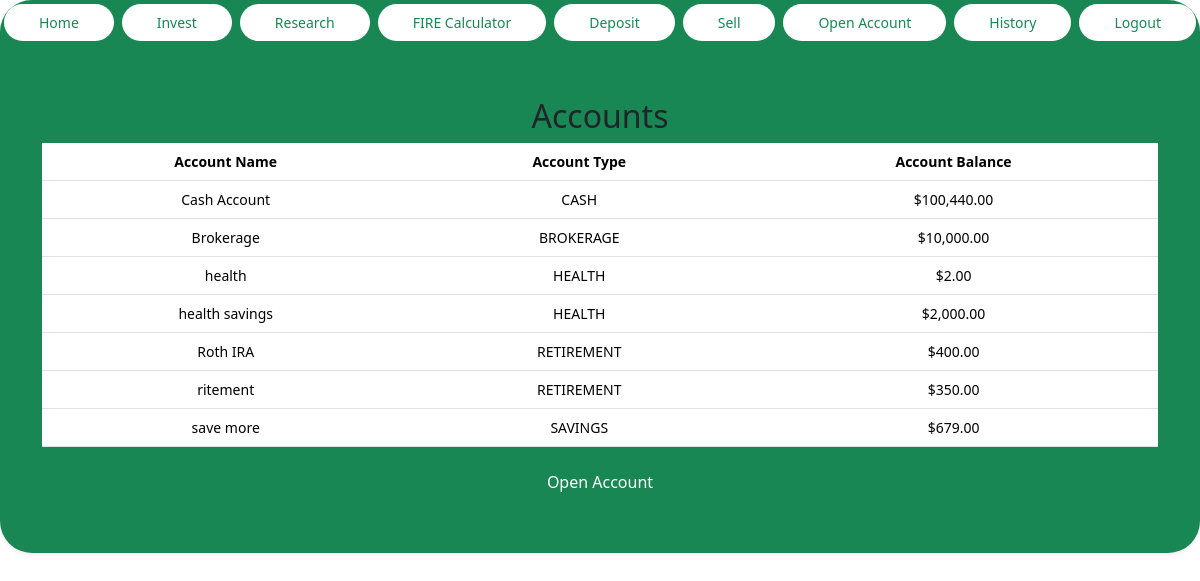
Page /accounts (signed in) on the committed database.
### tables this page shows
CREATE TABLE accounts (
id INTEGER PRIMARY KEY AUTOINCREMENT,
user_id INTEGER NOT NULL,
name TEXT NOT NULL,
type TEXT NOT NULL,
created_at DATE DEFAULT (DATE('now')) , balance NUMERIC);

### FIRE/app.py (the view)
@app.route("/accounts", methods=["GET", "POST"])
@login_required
def accounts():
	user_id = session["user_id"]
	user = g.db.execute("SELECT * FROM users WHERE id = ?", (user_id,)).fetchone()
	if not user:
		return apology("User not found", 404)
	accounts_results = g.db.execute("SELECT * FROM accounts WHERE user_id = ?", (user_id,)).fetchall()
	return render_template("accounts.html", user=user, accounts=accounts_results)

### FIRE/app.py (called while the page is built)
def get_db():
    if 'db' not in g:
        g.db = sqlite3.connect(app.config['DATABASE'])
        g.db.row_factory = sqlite3.Row
    return g.db

@app.before_request
def before_request():
	g.db = get_db()

### FIRE/helpers.py (called while the page is built)
def login_required(f):
    @wraps(f)
    def decorated_function(*args, **kwargs):
        if 'user_id' not in session:
            return redirect('/login')
        return f(*args, **kwargs)
    return decorated_function

def usd(value):
    if value is None:
        return "$0.00"
    try:
        value = float(value)
    except (ValueError, TypeError):
        return "$0.00"
    if value < 0:
        return f"-${abs(value):,.2f}"
    if value == 0:
        return "$0.00"
    return f"${value:,.2f}"

### FIRE/templates/accounts.html (shortened to what this page needs)
{% extends "layout.html" %}
{% block main %}
    <h2>Accounts</h2>
    <table class="table">
        <thead>
            <tr>
                <th>Account Name</th>
                <th>Account Type</th>
                <th>Account Balance</th>
            </tr>
        </thead>
        <tbody>
            {% for account in accounts %}
                <tr>
                    <td>{{ account.name }}</td>
                    <td>{{ account.type }}</td>
                    <td>{{ account.balance | usd }}</td>
                </tr>
            {% endfor %}
        </tbody>
    </table>
    <form action="/open" method="GET">
        <button class="btn btn-success" type="submit">Open Account</button>
    </form>
{% endblock %}

### FIRE/templates/layout.html (shortened to what this page needs)
<!DOCTYPE html>
<html lang="en">
<head>
    <link rel="stylesheet" href="https://cdn.jsdelivr.net/npm/bootstrap@5.3.3/dist/css/bootstrap.min.css">
</head>
<body>
    <ul class="nav nav-pills nav-fill gap-2 p-1 small bg-success rounded-5 shadow-sm" id="pillNav2" role="tablist" style="--bs-nav-link-color: var(--bs-white); --bs-nav-pills-link-active-color: var(--bs-success); --bs-nav-pills-link-active-bg: var(--bs-white);">
    {% if session.get("user_id") %}
        <li class="nav-item" role="presentation">
            <a class="nav-link active rounded-5" href="/" id="home-tab2" type="button">Home</a>
        </li>
        <li class="nav-item" role="presentation">
            <a class="nav-link active rounded-5" href="/invest" id="home-tab2" type="button">Invest</a>
        </li>
        <li class="nav-item" role="presentation">
            <a class="nav-link active rounded-5" href="/research" id="home-tab2" type="button">Research</a>
        </li>
        <li class="nav-item" role="presentation">
            <a class="nav-link active rounded-5" href="/calculator" id="home-tab2" type="button">FIRE Calculator</a>
        </li>
        <li class="nav-item" role="presentation">
            <a class="nav-link active rounded-5" href="/deposit" id="home-tab2" type="button">Deposit</a>
        </li>
        <li class="nav-item" role="presentation">
            <a class="nav-link active rounded-5" href="/sell" id="home-tab2" type="button">Sell</a>
        </li>
        <li class="nav-item" role="presentation">
            <a class="nav-link active rounded-5" href="/open" id="home-tab2" type="button">Open Account</a>
        </li>
        <li class="nav-item" role="presentation">
            <a class="nav-link active rounded-5" href="/history" id="home-tab2" type="button">History</a>
        </li>
        <li class="nav-item" role="presentation">
            <a class="nav-link active rounded-5" href="/logout" id="home-tab2" type="button">Logout</a>
        </li>
    {% endif %}
        <main class="container py-5 text-center">
            {% block main %}{% endblock %}
        </main>
</body>
</html>

### rows in the picture
accounts: name "Cash Account", type "CASH", balance "$100,440.00"
accounts: name "Brokerage", type "BROKERAGE", balance "$10,000.00"
accounts: name "health", type "HEALTH", balance "$2.00"
accounts: name "health savings", type "HEALTH", balance "$2,000.00"
accounts: name "Roth IRA", type "RETIREMENT", balance "$400.00"
accounts: name "ritement", type "RETIREMENT", balance "$350.00"
accounts: name "save more", type "SAVINGS", balance "$679.00"
